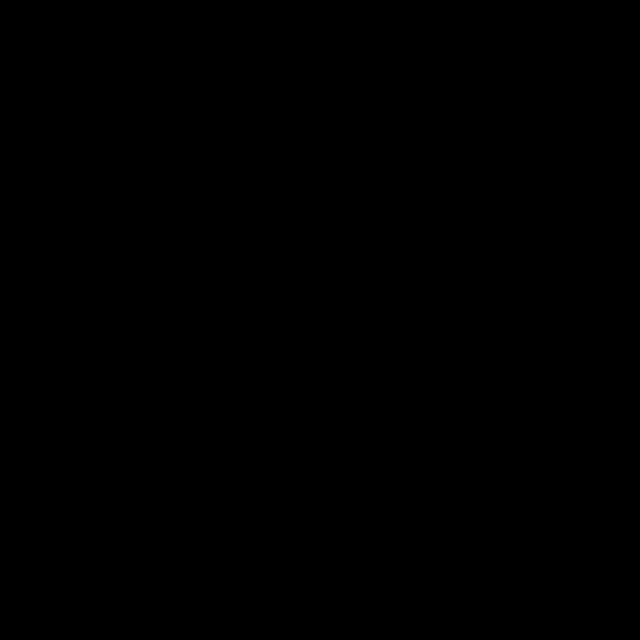
Frame 1 (no input)
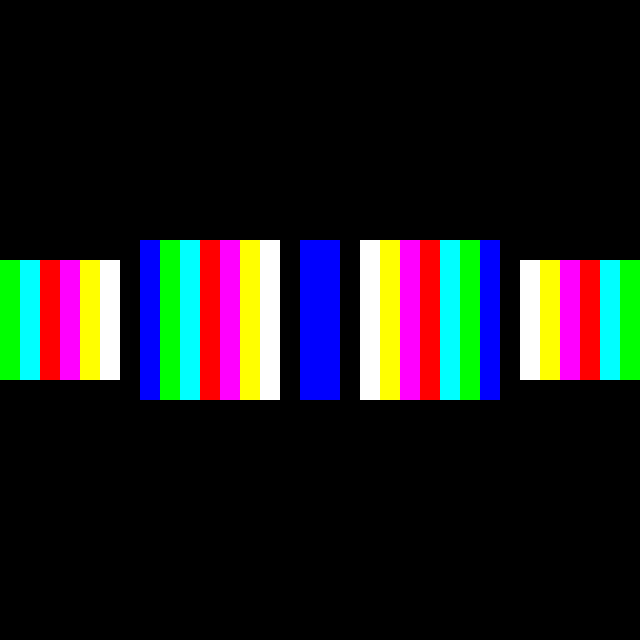
Frame 60 (the mouse pressed at the canvas centre just before this capture)
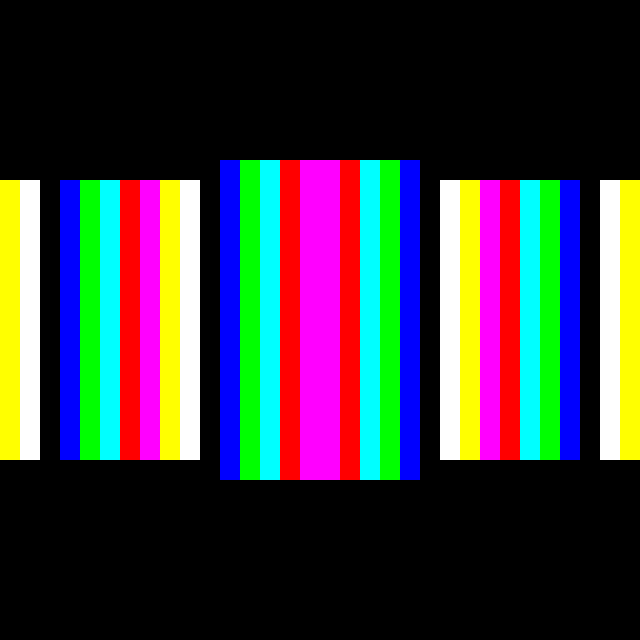
Frame 120 (the mouse held since frame 60 and released just before this capture)

The Processing sketch that drew these frames (run headless with seeded random() and noise(); from frame 60 on, the mouse is pressed at the canvas centre):

// Processing sketch: sketch_250326i
// ── sketch_250326i.pde
int[][] coreGrid = new int[16][16]; // 16x16 core data (0-7 for 3-bit RGB)
int[][] fullGrid = new int[32][32]; // 32x32 full grid with symmetry
int frame = 0; // Animation counter (acts as time 't' offset)

void setup() {
  size(640, 640); // 32 squares * 20 pixels each
  background(255); // White background
  updateCore(); // Generate initial 16x16 pattern
  updateFullGrid(); // Apply symmetry to 32x32
}

void draw() {
  background(255); // Clear each frame
  drawGrid(); // Draw the base grid
  drawPattern(); // Draw the current pattern
  
  // Update every 20 frames
  if (frame % 2 == 0) {
    updateCore();
    updateFullGrid();
  }
  frame++;
}

void drawGrid() {
  stroke(0); // Black lines
  noFill(); // No fill for grid lines
  int squareSize = 20;
  for (int x = 0; x < 32; x++) {
    for (int y = 0; y < 32; y++) {
      rect(x * squareSize, y * squareSize, squareSize, squareSize);
    }
  }
}

void updateCore() {
  // Use a bytebeat formula to generate 0-7 values across the 16x16 grid
  int t = frame; // Use frame as the base time offset
  for (int y = 0; y < 16; y++) {
    for (int x = 0; x < 16; x++) {
      int tValue = t + (y * 16 + x); // Unique 't' for each position
      coreGrid[x][y] = (tValue * (tValue >> 8)) & 7; // Bytebeat: 3-bit value (0-7)
    }
  }
}

void updateFullGrid() {
  // Replicate 16x16 core into 32x32 with symmetry
  for (int x = 0; x < 16; x++) {
    for (int y = 0; y < 16; y++) {
      int value = coreGrid[x][y];
      fullGrid[x][y] = value;              // Top-left
      fullGrid[31 - x][y] = value;         // Top-right (horizontal mirror)
      fullGrid[x][31 - y] = value;         // Bottom-left (vertical mirror)
      fullGrid[31 - x][31 - y] = value;    // Bottom-right (both mirrors)
    }
  }
}

void drawPattern() {
  int squareSize = 20;
  noStroke();
  
  // Draw the full 32x32 grid with 3-bit RGB colors
  for (int x = 0; x < 32; x++) {
    for (int y = 0; y < 32; y++) {
      int value = fullGrid[x][y];
      switch (value) {
        case 0: fill(0, 0, 0); break;       // Black
        case 1: fill(0, 0, 255); break;     // Blue
        case 2: fill(0, 255, 0); break;     // Green
        case 3: fill(0, 255, 255); break;   // Cyan
        case 4: fill(255, 0, 0); break;     // Red
        case 5: fill(255, 0, 255); break;   // Magenta
        case 6: fill(255, 255, 0); break;   // Yellow
        case 7: fill(255, 255, 255); break;  // White
      }
      rect(x * squareSize, y * squareSize, squareSize, squareSize);
    }
  }
}
